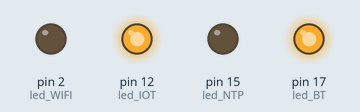
Recording of a sketch running on a simulated Arduino Uno, built with avr-gcc and run on an emulated ATmega328P. On the bench: output pins drawn as LEDs (lit = HIGH).

Above: at 0.2 s.
At 1.3 s:
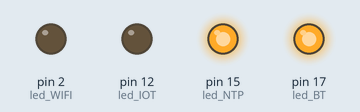
At 2.0 s:
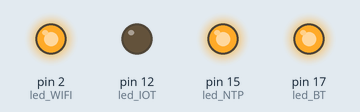
At 2.7 s:
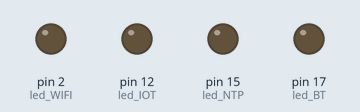
At 3.6 s:
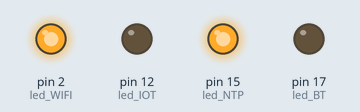
At 5.2 s:
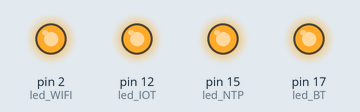
Timing chart, 0 to 6.4 s (numbered marks = the images above):
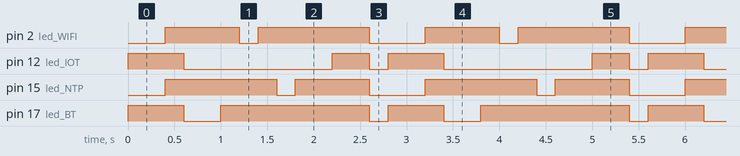

The sketch:

mix.ino
```cpp
const int led_BT = 17;
const int led_WIFI = 2;
const int led_NTP = 15;
const int led_IOT = 12;
void setup() {
  // put your setup code here, to run once:
  Serial.begin(9600);
  pinMode(led_BT, OUTPUT);
  pinMode(led_WIFI, OUTPUT);
  pinMode(led_NTP, OUTPUT);
  pinMode(led_IOT, OUTPUT);

}

void loop() {
  // put your main code here, to run repeatedly:


  digitalWrite(led_BT, HIGH);
  digitalWrite(led_IOT, HIGH);
  delay(200);
  digitalWrite(led_NTP, LOW);
  digitalWrite(led_WIFI, LOW);
  delay(200);
  digitalWrite(led_NTP, HIGH);
  digitalWrite(led_WIFI, HIGH);
  delay(200);
   digitalWrite(led_BT, LOW);
  digitalWrite(led_IOT, LOW);
  delay(200);
    digitalWrite(led_BT, LOW);
  delay(200);
  digitalWrite(led_BT, HIGH);
  delay(200);
  digitalWrite(led_WIFI, LOW);
  delay(200);
  digitalWrite(led_WIFI, HIGH);
  delay(200);
  digitalWrite(led_NTP, LOW);
  delay(200);
  digitalWrite(led_NTP, HIGH);
  delay(200);
  digitalWrite(led_IOT, LOW);
  delay(200);
  digitalWrite(led_IOT, HIGH);
  delay(200);
    digitalWrite(led_WIFI, HIGH);
  digitalWrite(led_BT, HIGH);
  digitalWrite(led_NTP, HIGH);
  digitalWrite(led_IOT, HIGH);
  delay(200);
  digitalWrite(led_WIFI, LOW);
  digitalWrite(led_BT, LOW);
  digitalWrite(led_NTP, LOW);
  digitalWrite(led_IOT, LOW);
  delay(200);
}
```

Measured:
- by itself, pin 2 (led_WIFI): repeats every 2.8 s: LOW 0.20 s, HIGH 1.2 s, LOW 0.60 s, HIGH 0.80 s
- by itself, pin 12 (led_IOT): repeats every 2.8 s: LOW 1.6 s, HIGH 0.40 s, LOW 0.20 s, HIGH 0.60 s
- by itself, pin 15 (led_NTP): repeats every 2.8 s: LOW 0.20 s, HIGH 0.80 s, LOW 0.60 s, HIGH 1.2 s
- by itself, pin 17 (led_BT): repeats every 2.8 s: LOW 0.40 s, HIGH 1.6 s, LOW 0.20 s, HIGH 0.60 s
